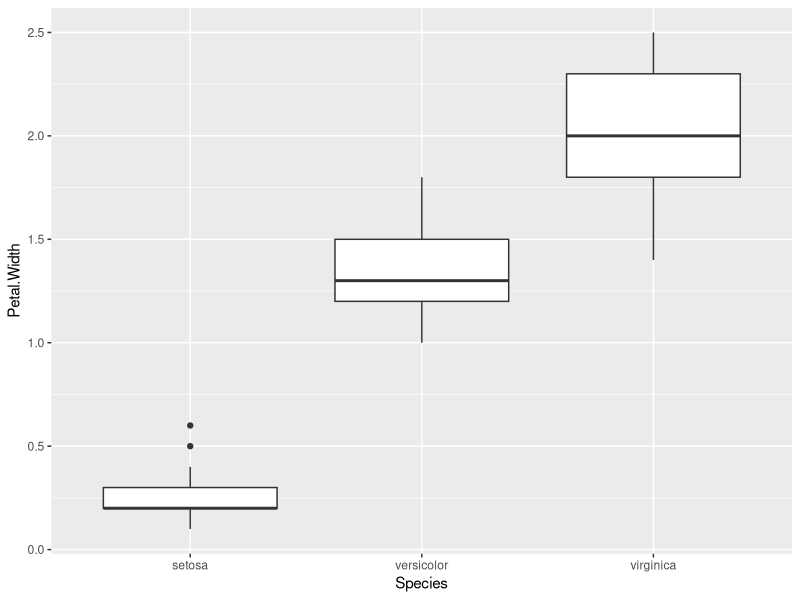
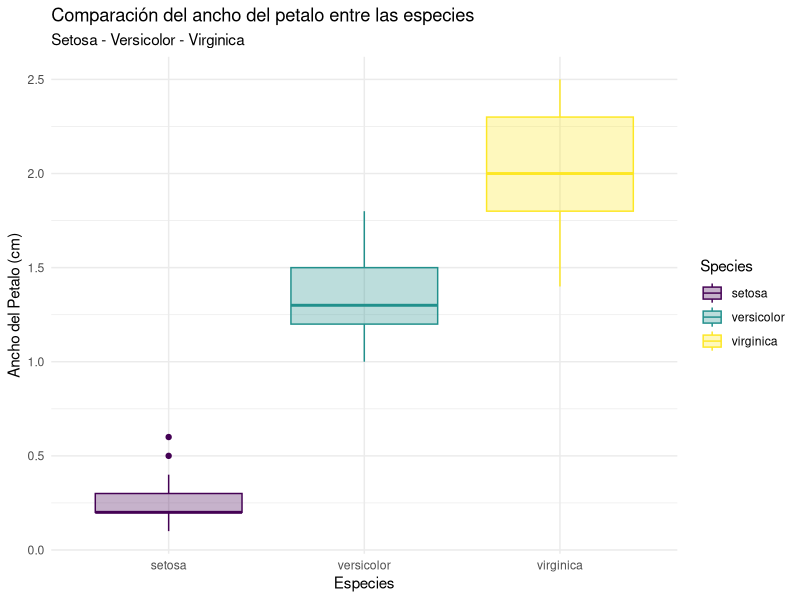
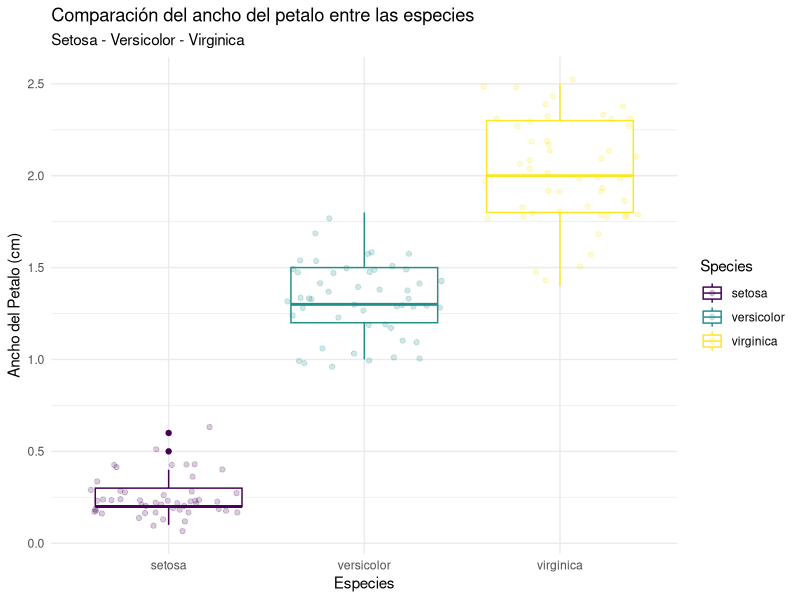
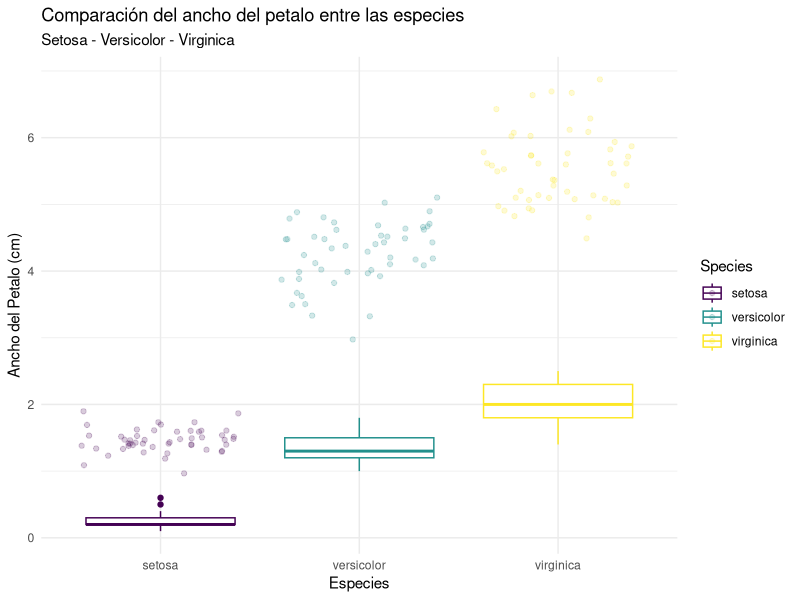

The R script that drew these images, in order:
## ---- chunk 1
knitr::opts_chunk$set(echo = FALSE)
## ---- chunk 2
library(ggplot2)


ggplot(data = iris, mapping = aes(x  = Species, y = Petal.Width)) +
  geom_boxplot()
## ---- chunk 3
ggplot(data = iris, mapping = aes(x  = Species, y = Petal.Width, color = Species, fill = Species)) +
  geom_boxplot() +
  scale_fill_viridis_d(alpha = 0.3) +
  scale_color_viridis_d() +
  labs(
    title = "Comparación del ancho del petalo entre las especies",
    subtitle = "Setosa - Versicolor - Virginica", 
    x = "Especies",
    y = "Ancho del Petalo (cm)"
  ) +
  theme_minimal()
## ---- chunk 4
ggplot(data = iris, mapping = aes(x  = Species, y = Petal.Width, color = Species)) +
  geom_boxplot() +
  geom_jitter(alpha=0.2) +
  scale_color_viridis_d() +
  labs(
    title = "Comparación del ancho del petalo entre las especies",
    subtitle = "Setosa - Versicolor - Virginica", 
    x = "Especies",
    y = "Ancho del Petalo (cm)"
  ) +
  theme_minimal()
## ---- chunk 5
ggplot(data = iris, mapping = aes(x  = Species, y = Petal.Width, color = Species)) +
  geom_boxplot() +
  geom_jitter(aes(x = Species, y = Petal.Length), alpha=0.2) +
  scale_color_viridis_d() +
  labs(
    title = "Comparación del ancho del petalo entre las especies",
    subtitle = "Setosa - Versicolor - Virginica", 
    x = "Especies",
    y = "Ancho del Petalo (cm)"
  ) +
  theme_minimal()
